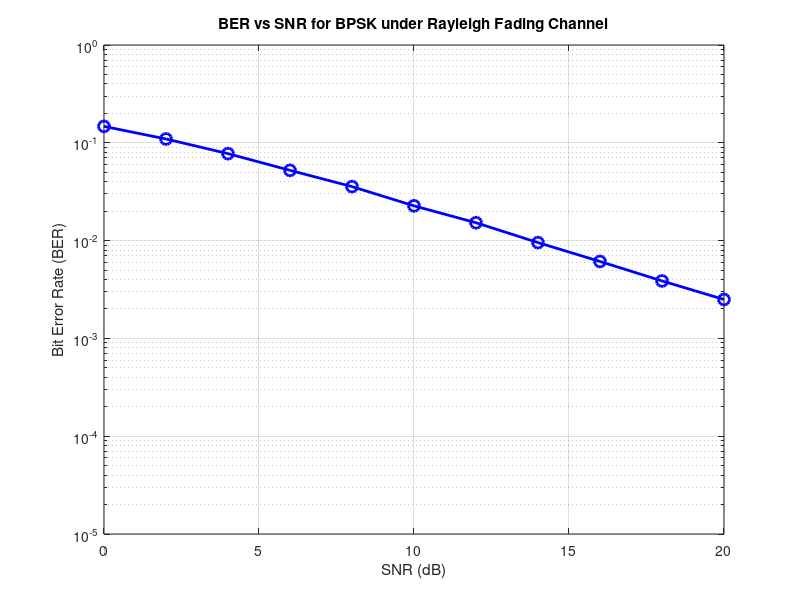

This chart was generated by the following MATLAB code:
clc;
clear;
close all;

Nbits = 100000;
SNRdB = 0:2:20;

BER = zeros(size(SNRdB));

for k = 1:length(SNRdB)

    txBits = randi([0 1],Nbits,1);

    txSignal = 2*txBits - 1;

    h = (randn(Nbits,1) + 1j*randn(Nbits,1))/sqrt(2);

    fadedSignal = h .* txSignal;

    snrLinear = 10^(SNRdB(k)/10);

    noise = sqrt(1/(2*snrLinear))*...
           (randn(Nbits,1) + 1j*randn(Nbits,1));

    rxSignal = fadedSignal + noise;

    rxSignal = rxSignal ./ h;

    rxBits = real(rxSignal) > 0;

    BER(k) = sum(txBits ~= rxBits)/Nbits;

end

figure;

semilogy(SNRdB,BER,'o-b',...
         'LineWidth',2,...
         'MarkerSize',8);

grid on;
box on;

xlabel('SNR (dB)');
ylabel('Bit Error Rate (BER)');

title('BER vs SNR for BPSK under Rayleigh Fading Channel');

axis([0 20 1e-5 1]);
